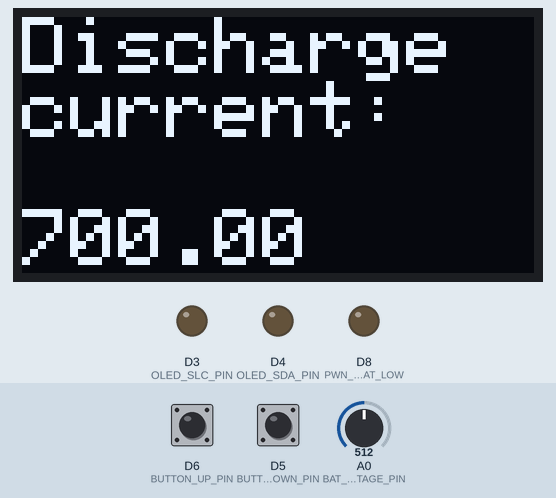
This program was run on a simulated ESP8266 (Wemos D1 mini). On the bench: 128×64 one-colour display, output pins drawn as LEDs (lit = HIGH). Inputs (shaded band) come from the test bench; at power-on: D6 (BUTTON_UP_PIN) HIGH, D5 (BUTTON_DOWN_PIN) HIGH, A0 (BAT_VOLTAGE_PIN) = 512. The display library's start-up logo is not drawn; what the program prints to the serial monitor is not drawn.

Above: at 3.2 s.
3.3 s: D6 (BUTTON_UP_PIN) pulled LOW for 0.15 s
At 3.8 s:
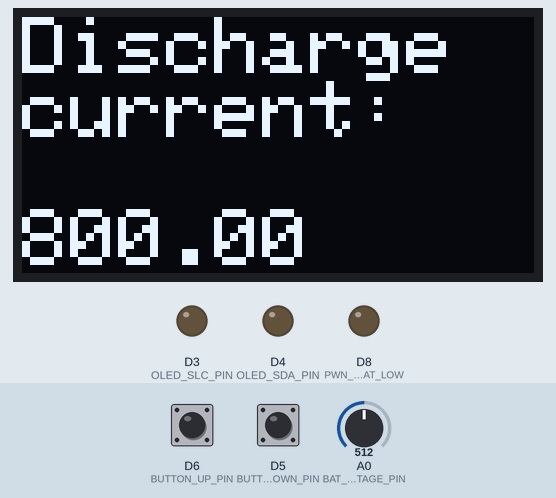
5.0 s: D6 (BUTTON_UP_PIN) pulled LOW for 1 s
At 6.4 s:
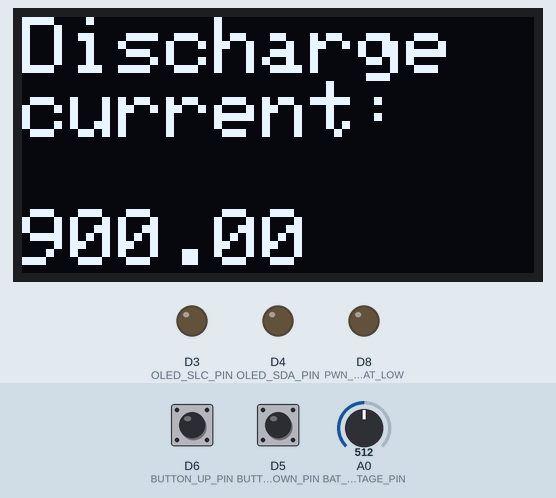
7.5 s: D5 (BUTTON_DOWN_PIN) pulled LOW for 0.15 s
At 8.6 s:
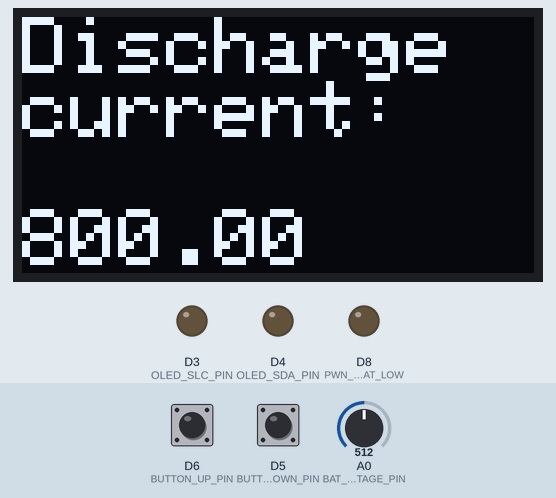
9.2 s: D6 (BUTTON_UP_PIN) driven LOW and D5 (BUTTON_DOWN_PIN) driven LOW
At 10.2 s:
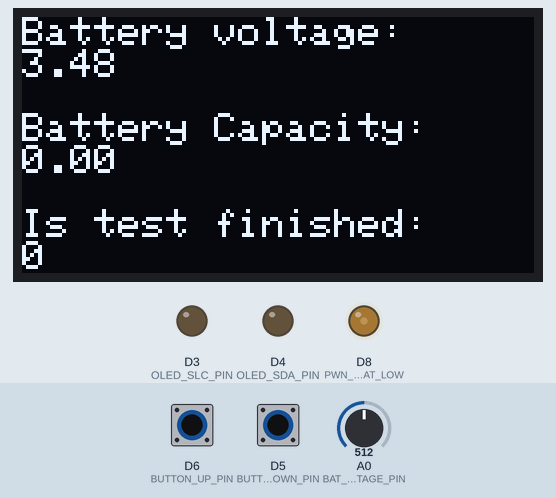
Timing chart, 0 to 12.0 s (numbered marks = the images above; inputs shaded):
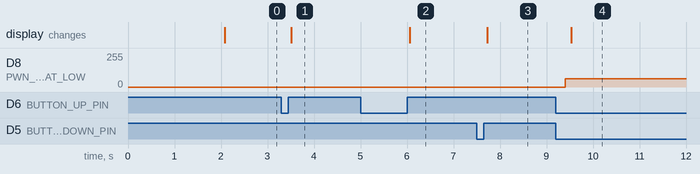

Measured:
- after the input at 3.3 s, the display: changes after 0.21 s (image 1)
- after the input at 5.0 s, the display: changes after 1.1 s (image 2)
- after the input at 7.5 s, the display: changes after 0.22 s (image 3)
- after the input at 9.2 s, D8 (PWN_OUTPUT_BAT_LOW): 0/255 → 61/255 after 0.20 s; the display: changes after 0.33 s (image 4)

The program:

main.cpp
```cpp
#include <Arduino.h>
#include <main.h>

void setup()
{
  Serial.begin(9600);

  pinMode(BUTTON_DOWN_PIN, INPUT);
  pinMode(BUTTON_UP_PIN, INPUT);

  pinMode(OLED_SDA_PIN, OUTPUT);
  pinMode(OLED_SLC_PIN, OUTPUT);

  pinMode(BAT_VOLTAGE_PIN, INPUT);

  pinMode(PWN_OUTPUT_BAT_LOW, OUTPUT);

  buttonDownPressedMilis = 0;
  buttonUpPressedMilis = 0;

  analogWriteResolution(8);
  analogWriteFreq(40000);

  analogWrite(PWN_OUTPUT_BAT_LOW, 0);

  initDisplay();
}

void loop()
{
  if (testStopMillis != 0)
  {
    printFinalResults();
    return;
  }

  if (!isTestRunning)
  {
    setupTestCurrent();
    return;
  }

  printOnlineResults();
}

void initDisplay(){
  // SSD1306_SWITCHCAPVCC = generate display voltage from 3.3V internally
  if(!display.begin(SSD1306_SWITCHCAPVCC, 0x3C)) {
    Serial.println(F("SSD1306 allocation failed"));
    for(;;); // Don't proceed, loop forever
  }

  // Show initial display buffer contents on the screen --
  // the library initializes this with an Adafruit splash screen.
  display.display();
  delay(2000); // Pause for 2 seconds

  // Clear the buffer
  display.clearDisplay();

  displayDischargeCurrent(testCurrentMah);
}

void printOnlineResults()
{
  unsigned long actualRunnedMillisLow = millis();
  isTestRunning = checkBateryLevel();
  if (testStopMillis != 0)
    actualRunnedMillisLow = testStopMillis;

  if (!isTestRunning)
  {
    Serial.println("Test finished");
  }

  printResults(actualRunnedMillisLow);
  delay(1000);
}

void printFinalResults()
{
  analogWrite(PWN_OUTPUT_BAT_LOW, 0);
  Serial.println("Test finished");
  printResults(testStopMillis);
  delay(1000);
}

void printResults(unsigned long actualRunnedMillisLow)
{
  unsigned long batCapacityMah = calculateCapacityInMAH(actualRunnedMillisLow, testCurrentMah);

  Serial.print("Capacity mAh ");
  Serial.print(batCapacityMah);
  Serial.println();

  double batVoltage = getBatteryVoltage();

  Serial.print("Battary voltage ");
  Serial.print(batVoltage);
  Serial.println();

  displayBatteryInfo(batVoltage, batCapacityMah, testStopMillis != 0);
}

double getBatteryVoltage()
{
  double voltageNotScaled = analogRead(BAT_VOLTAGE_PIN);
  double maxScale = 1023;

  double batVoltage = (voltageNotScaled / maxScale) * 3.3 * VOLTAGE_DIVIDER_PRECISE;

  return batVoltage;
}

bool checkBateryLevel()
{
  double batVoltage = getBatteryVoltage();
  Serial.println(batVoltage);
  if (batVoltage <= 2.5)
  {
    analogWrite(PWN_OUTPUT_BAT_LOW, 0);
    testStopMillis = millis();
    return false;
  }

  return true;
}

int calculatePWM()
{
  double voltage = (testCurrentMah / 1000) * resistorValueOhm;

  int pwm = (255 * voltage) / 3.3;

  Serial.print("Test current ");
  Serial.println(testCurrentMah);
  Serial.println();

  Serial.print("Voltage ");
  Serial.println(voltage);
  Serial.println();

  Serial.print("PWM ");
  Serial.println(pwm);
  Serial.println();

  return pwm;
}

void setupTestCurrent()
{
  unsigned long upPressedTime = 0;
  unsigned long downPressedTime = 0;

  if (digitalRead(BUTTON_DOWN_PIN) == LOW)
  {
    Serial.println("Button low pressed");

    if (buttonDownPressedMilis == 0)
    {
      buttonDownPressedMilis = millis();
    }

    downPressedTime = millis() - buttonDownPressedMilis;
  }

  if (digitalRead(BUTTON_DOWN_PIN) == HIGH)
  {
    if (downPressedTime > debounceTimeMs && upPressedTime == 0)
    {
      testCurrentMah -= plusCurrentMah;

      if (testCurrentMah < minCurrentMah)
      {
        testCurrentMah = maxCurrentMah;
      }

      Serial.print("Setting test current to ");
      Serial.print(testCurrentMah);
      Serial.println();
      displayDischargeCurrent(testCurrentMah);
    }

    buttonDownPressedMilis = 0;
  }

  if (digitalRead(BUTTON_UP_PIN) == LOW)
  {
    Serial.println("Button up pressed");
    if (buttonUpPressedMilis == 0)
    {
      buttonUpPressedMilis = millis();
    }

    upPressedTime = millis() - buttonUpPressedMilis;
  }

  if (digitalRead(BUTTON_UP_PIN) == HIGH)
  {
    if (upPressedTime > debounceTimeMs && downPressedTime == 0)
    {
      testCurrentMah += plusCurrentMah;

      if (testCurrentMah > maxCurrentMah)
      {
        testCurrentMah = minCurrentMah;
      }

      Serial.print("Setting test current to ");
      Serial.print(testCurrentMah);
      Serial.println();
      displayDischargeCurrent(testCurrentMah);
    }

    buttonUpPressedMilis = 0;
  }

  if (upPressedTime > debounceTimeMs && downPressedTime > debounceTimeMs)
  {
    Serial.println("Starting test");
    isTestRunning = true;
    upPressedTime = 0;
    downPressedTime = 0;

    testStartMillis = millis();
    Serial.print("Setting test start millis ");
    Serial.println(testStartMillis);

    int pwmValue = calculatePWM();
    Serial.print("PWM ");
    Serial.println(pwmValue);
    analogWrite(PWN_OUTPUT_BAT_LOW, pwmValue);
  }
}

double calculateCapacityInMAH(unsigned long testStop, unsigned int testCurrentMah)
{
  Serial.print("Test stop ");
  Serial.println(testStop);
  Serial.print("Test start ");
  Serial.println(testStartMillis);
  if (testStartMillis == 0 || testStop == 0)
  {
    return 0;
  }

  double testRun = testStop - testStartMillis;
  Serial.print("Test run ");
  Serial.println(testRun);

  double batteryCapacityMah = testCurrentMah * (testRun / 3600000);

  return batteryCapacityMah;
}

void displayDischargeCurrent(double current) {
  display.clearDisplay();

  display.setTextSize(2);             // Normal 1:1 pixel scale
  display.setTextColor(WHITE);        // Draw white text
  display.setCursor(0,0);             // Start at top-left corner
  display.println("Discharge current: ");
  display.println();
  display.println(current);

  display.display();
}

void displayBatteryInfo(double voltage, double capacity, bool isFinished) {
  display.clearDisplay();

  display.setTextSize(1);             // Normal 1:1 pixel scale
  display.setTextColor(WHITE);        // Draw white text
  display.setCursor(0,0);             // Start at top-left corner
  display.println("Battery voltage: ");
  display.println(voltage);
  display.println();

  display.println("Battery Capacity: ");
  display.println(capacity);
  display.println();

  display.println("Is test finished: ");
  display.println(isFinished);
  display.println();

  display.display();
}
```

main.h
```cpp
#ifndef BAT_MAIN
#define BAT_MAIN

#include <Arduino.h>
#include <Wire.h>
#include <Adafruit_SSD1306.h>

void printResults(unsigned long actualRunnedMillisLow);
double getBatteryVoltage();
double calculateCapacityInMAH(unsigned long testStop, unsigned int testCurrentMah);
void setupTestCurrent();
int calculatePWM();
bool checkBateryLevel();
void printOnlineResults();
void printFinalResults();
void initDisplay();
void displayDischargeCurrent(double current);
void displayBatteryInfo(double voltage, double capacity, bool isFinished);

static const double resistorValueOhm = 1;
static const double VOLTAGE_DIVIDER_PRECISE = 2.1056;
static const double MILLIS_TO_HOURS = 3600000;
static const unsigned int debounceTimeMs = 50;

static const double plusCurrentMah = 100;
static const double minCurrentMah = 100;
static const double maxCurrentMah = 2000;

static const uint16_t BUTTON_DOWN_PIN = D5;
static const uint16_t BUTTON_UP_PIN = D6;
static const uint16_t OLED_SDA_PIN = D4;
static const uint16_t OLED_SLC_PIN = D3;
static const uint16_t BAT_VOLTAGE_PIN = A0;
static const uint16_t PWN_OUTPUT_BAT_LOW = D8;

bool isTestRunning = false;

unsigned long testStartMillis = 0;
unsigned long testStopMillis = 0;

double testCurrentMah = 700;

unsigned long buttonDownPressedMilis = 0;
unsigned long buttonUpPressedMilis = 0;


#define SCREEN_WIDTH 128 // OLED display width, in pixels
#define SCREEN_HEIGHT 64 // OLED display height, in pixels

// Declaration for an SSD1306 display connected to I2C (SDA, SCL pins)
#define OLED_RESET     -1 // Reset pin # (or -1 if sharing Arduino reset pin)
Adafruit_SSD1306 display(SCREEN_WIDTH, SCREEN_HEIGHT, &Wire, OLED_RESET);

#endif
```
